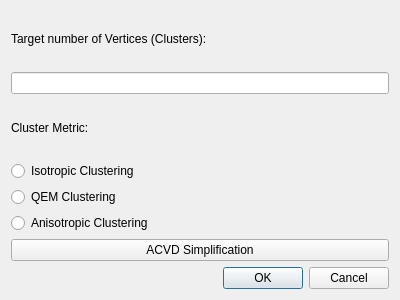
<?xml version="1.0" encoding="UTF-8"?>
<ui version="4.0">
 <class>ACVDDialog</class>
 <widget class="QDialog" name="ACVDDialog">
  <property name="geometry">
   <rect>
    <x>0</x>
    <y>0</y>
    <width>400</width>
    <height>300</height>
   </rect>
  </property>
  <property name="windowTitle">
   <string>ACVD Simplification</string>
  </property>
  <layout class="QVBoxLayout" name="verticalLayout">
   <item>
    <widget class="QLabel" name="label_3">
     <property name="text">
      <string>Target number of Vertices (Clusters):</string>
     </property>
    </widget>
   </item>
   <item>
    <widget class="DoubleEdit" name="nb_clusters_spin_box">
     <property name="value" stdset="0">
      <number>100</number>
     </property>
    </widget>
   </item>
   <item>
    <widget class="QLabel" name="label_2">
     <property name="text">
      <string>Cluster Metric:</string>
     </property>
    </widget>
   </item>
   <item>
    <widget class="QRadioButton" name="IsotropicClustering">
     <property name="text">
      <string>Isotropic Clustering</string>
     </property>
    </widget>
   </item>
   <item>
    <widget class="QRadioButton" name="QEMClustering">
     <property name="text">
      <string>QEM Clustering</string>
     </property>
    </widget>
   </item>
   <item>
    <widget class="QRadioButton" name="AnisotropicClustering">
     <property name="text">
      <string>Anisotropic Clustering</string>
     </property>
    </widget>
   </item>
   <item>
    <widget class="QPushButton" name="ACVD_button">
     <property name="text">
      <string>ACVD Simplification</string>
     </property>
    </widget>
   </item>
   <item>
    <widget class="QDialogButtonBox" name="buttonBox">
     <property name="orientation">
      <enum>Qt::Horizontal</enum>
     </property>
     <property name="standardButtons">
      <set>QDialogButtonBox::Cancel|QDialogButtonBox::Ok</set>
     </property>
    </widget>
   </item>
  </layout>
 </widget>
 <customwidgets>
  <customwidget>
   <class>DoubleEdit</class>
   <extends>QLineEdit</extends>
   <header>CGAL_double_edit.h</header>
  </customwidget>
 </customwidgets>
 <resources/>
 <connections>
  <connection>
   <sender>buttonBox</sender>
   <signal>accepted()</signal>
   <receiver>ACVDDialog</receiver>
   <slot>accept()</slot>
   <hints>
    <hint type="sourcelabel">
     <x>248</x>
     <y>254</y>
    </hint>
    <hint type="destinationlabel">
     <x>157</x>
     <y>274</y>
    </hint>
   </hints>
  </connection>
  <connection>
   <sender>buttonBox</sender>
   <signal>rejected()</signal>
   <receiver>ACVDDialog</receiver>
   <slot>reject()</slot>
   <hints>
    <hint type="sourcelabel">
     <x>316</x>
     <y>260</y>
    </hint>
    <hint type="destinationlabel">
     <x>286</x>
     <y>274</y>
    </hint>
   </hints>
  </connection>
 </connections>
</ui>
